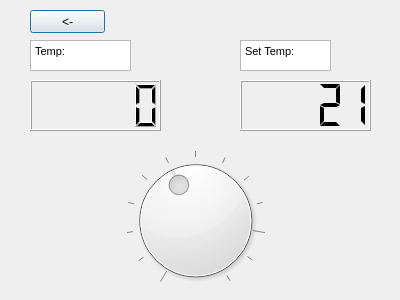
<?xml version="1.0" encoding="UTF-8"?>
<ui version="4.0">
 <class>temperaturescreen</class>
 <widget class="QDialog" name="temperaturescreen">
  <property name="geometry">
   <rect>
    <x>0</x>
    <y>0</y>
    <width>400</width>
    <height>300</height>
   </rect>
  </property>
  <property name="windowTitle">
   <string>Dialog</string>
  </property>
  <widget class="QLCDNumber" name="lcdNumber">
   <property name="geometry">
    <rect>
     <x>240</x>
     <y>80</y>
     <width>131</width>
     <height>51</height>
    </rect>
   </property>
   <property name="autoFillBackground">
    <bool>true</bool>
   </property>
   <property name="smallDecimalPoint">
    <bool>false</bool>
   </property>
   <property name="segmentStyle">
    <enum>QLCDNumber::Flat</enum>
   </property>
   <property name="value" stdset="0">
    <double>21.000000000000000</double>
   </property>
   <property name="intValue" stdset="0">
    <number>21</number>
   </property>
  </widget>
  <widget class="QDial" name="dial">
   <property name="geometry">
    <rect>
     <x>40</x>
     <y>150</y>
     <width>311</width>
     <height>141</height>
    </rect>
   </property>
   <property name="minimum">
    <number>16</number>
   </property>
   <property name="maximum">
    <number>28</number>
   </property>
   <property name="singleStep">
    <number>1</number>
   </property>
   <property name="value">
    <number>21</number>
   </property>
   <property name="sliderPosition">
    <number>21</number>
   </property>
   <property name="invertedAppearance">
    <bool>false</bool>
   </property>
   <property name="invertedControls">
    <bool>false</bool>
   </property>
   <property name="wrapping">
    <bool>false</bool>
   </property>
   <property name="notchesVisible">
    <bool>true</bool>
   </property>
  </widget>
  <widget class="QLCDNumber" name="lcdNumber_2">
   <property name="geometry">
    <rect>
     <x>30</x>
     <y>80</y>
     <width>131</width>
     <height>51</height>
    </rect>
   </property>
   <property name="autoFillBackground">
    <bool>true</bool>
   </property>
  </widget>
  <widget class="QTextBrowser" name="textBrowser">
   <property name="geometry">
    <rect>
     <x>30</x>
     <y>40</y>
     <width>101</width>
     <height>31</height>
    </rect>
   </property>
   <property name="html">
    <string>&lt;!DOCTYPE HTML PUBLIC &quot;-//W3C//DTD HTML 4.0//EN&quot; &quot;http://www.w3.org/TR/REC-html40/strict.dtd&quot;&gt;
&lt;html&gt;&lt;head&gt;&lt;meta name=&quot;qrichtext&quot; content=&quot;1&quot; /&gt;&lt;style type=&quot;text/css&quot;&gt;
p, li { white-space: pre-wrap; }
&lt;/style&gt;&lt;/head&gt;&lt;body style=&quot; font-family:'MS Shell Dlg 2'; font-size:8.25pt; font-weight:400; font-style:normal;&quot;&gt;
&lt;p style=&quot; margin-top:0px; margin-bottom:0px; margin-left:0px; margin-right:0px; -qt-block-indent:0; text-indent:0px;&quot;&gt;Temp:&lt;/p&gt;&lt;/body&gt;&lt;/html&gt;</string>
   </property>
  </widget>
  <widget class="QTextBrowser" name="textBrowser_2">
   <property name="geometry">
    <rect>
     <x>240</x>
     <y>40</y>
     <width>91</width>
     <height>31</height>
    </rect>
   </property>
   <property name="html">
    <string>&lt;!DOCTYPE HTML PUBLIC &quot;-//W3C//DTD HTML 4.0//EN&quot; &quot;http://www.w3.org/TR/REC-html40/strict.dtd&quot;&gt;
&lt;html&gt;&lt;head&gt;&lt;meta name=&quot;qrichtext&quot; content=&quot;1&quot; /&gt;&lt;style type=&quot;text/css&quot;&gt;
p, li { white-space: pre-wrap; }
&lt;/style&gt;&lt;/head&gt;&lt;body style=&quot; font-family:'MS Shell Dlg 2'; font-size:8.25pt; font-weight:400; font-style:normal;&quot;&gt;
&lt;p style=&quot; margin-top:0px; margin-bottom:0px; margin-left:0px; margin-right:0px; -qt-block-indent:0; text-indent:0px;&quot;&gt;Set Temp:&lt;/p&gt;&lt;/body&gt;&lt;/html&gt;</string>
   </property>
  </widget>
  <widget class="QPushButton" name="pushButton">
   <property name="geometry">
    <rect>
     <x>30</x>
     <y>10</y>
     <width>75</width>
     <height>23</height>
    </rect>
   </property>
   <property name="text">
    <string>&lt;-</string>
   </property>
  </widget>
 </widget>
 <resources/>
 <connections>
  <connection>
   <sender>dial</sender>
   <signal>valueChanged(int)</signal>
   <receiver>lcdNumber</receiver>
   <slot>display(int)</slot>
   <hints>
    <hint type="sourcelabel">
     <x>195</x>
     <y>150</y>
    </hint>
    <hint type="destinationlabel">
     <x>315</x>
     <y>45</y>
    </hint>
   </hints>
  </connection>
 </connections>
</ui>
